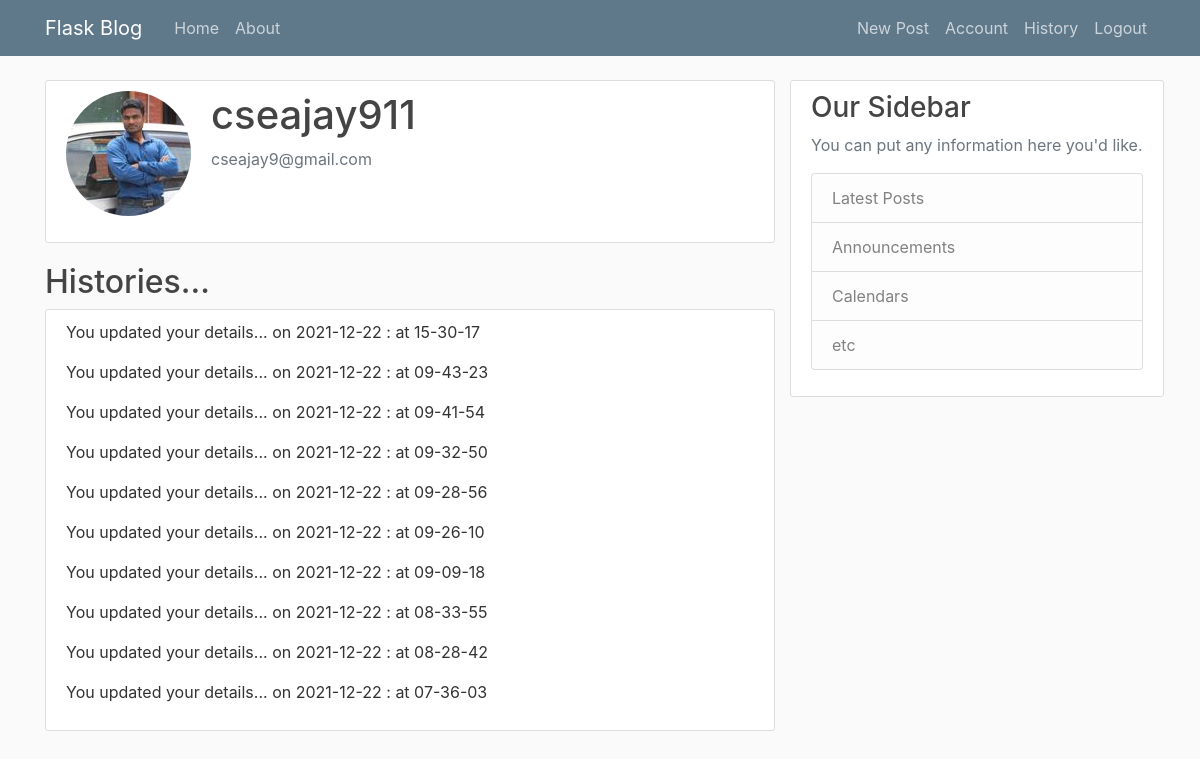
Screenshot of /account_history (signed in) with the database file from the repository.
### flaskblog/models.py (models this page shows, shortened)
class User(db.Model, UserMixin):
    id = db.Column(db.Integer, primary_key=True)
    username = db.Column(db.String(20), unique=True, nullable=False)
    email = db.Column(db.String(120), unique=True, nullable=False)
    image_file = db.Column(db.String(20), nullable=False, default='default.jpg')
    password = db.Column(db.String(60), nullable=False)
    posts = db.relationship('Post', backref='author', lazy=True)
    histories = db.relationship('AccountUpdateHistory', backref='author', lazy=True)

class AccountUpdateHistory(db.Model):
    id = db.Column(db.Integer, primary_key=True)
    title = db.Column(db.String(120), nullable=False, default="You updated ur account details")
    date_posted = db.Column(db.DateTime, nullable=False, default=datetime.now)
    user_id = db.Column(db.Integer, db.ForeignKey('user.id'), nullable=False)

### flaskblog/users/routes.py (the view)
@users.route('/account_history', methods=['GET'])
def account_history():
    if not current_user.is_authenticated:
        return redirect(url_for('main.home'))
    else:
        histories = AccountUpdateHistory.query.order_by(AccountUpdateHistory.date_posted.desc()).all()
    image_file = url_for('static', filename='profile_pics/' + current_user.image_file)
    return render_template('account_history.html', title='Account Update History',
                           image_file=image_file, histories=histories)

### flaskblog/models.py (called while the page is built)
@login_manager.user_loader
def load_user(user_id):
    return User.query.get(int(user_id))

### flaskblog/templates/account_history.html
{% extends "layout.html" %}
{% block content %}
        <div class="content-section">
            <div class="media">
                <img class="rounded-circle account-img" src=" {{ image_file }}" alt="">
                <div class="media-body">
                    <h2 class="account-heading">{{ current_user.username}}</h2>
                    <p class="text-secondary">{{ current_user.email }}</p>
                </div>
            </div>
        </div>
        <h2>Histories...</h2>
        <div class="content-section">
            {% for history in histories: %}
               <p class="article-content">{{ history.title }} on {{history.date_posted.strftime('%Y-%m-%d : at %H-%M-%S') }}</p>
            {% endfor %}
        </div>
{% endblock content %}

### flaskblog/static/main.css (style rules this page uses)
body { background: #fafafa; color: #333333; margin-top: 5rem; }
h1, h2, h3, h4, h5, h6 { color: #444444; }
.content-section { background: #ffffff; padding: 10px 20px; border: 1px solid #dddddd; border-radius: 3px; margin-bottom: 20px; }
.article-content { white-space: pre-line; }
.account-img { height: 125px; width: 125px; margin-right: 20px; margin-bottom: 16px; }
.account-heading { font-size: 2.5rem; }

### rows the page displays
User: username "cseajay911", email "cseajay9@gmail.com"
AccountUpdateHistory: title "You updated your details...", date_posted "2021-12-22 : at 15-30-17"
AccountUpdateHistory: title "You updated your details...", date_posted "2021-12-22 : at 09-43-23"
AccountUpdateHistory: title "You updated your details...", date_posted "2021-12-22 : at 09-41-54"
AccountUpdateHistory: title "You updated your details...", date_posted "2021-12-22 : at 09-32-50"
AccountUpdateHistory: title "You updated your details...", date_posted "2021-12-22 : at 09-28-56"
AccountUpdateHistory: title "You updated your details...", date_posted "2021-12-22 : at 09-26-10"
AccountUpdateHistory: title "You updated your details...", date_posted "2021-12-22 : at 09-09-18"
AccountUpdateHistory: title "You updated your details...", date_posted "2021-12-22 : at 08-33-55"
AccountUpdateHistory: title "You updated your details...", date_posted "2021-12-22 : at 08-28-42"
AccountUpdateHistory: title "You updated your details...", date_posted "2021-12-22 : at 07-36-03"
